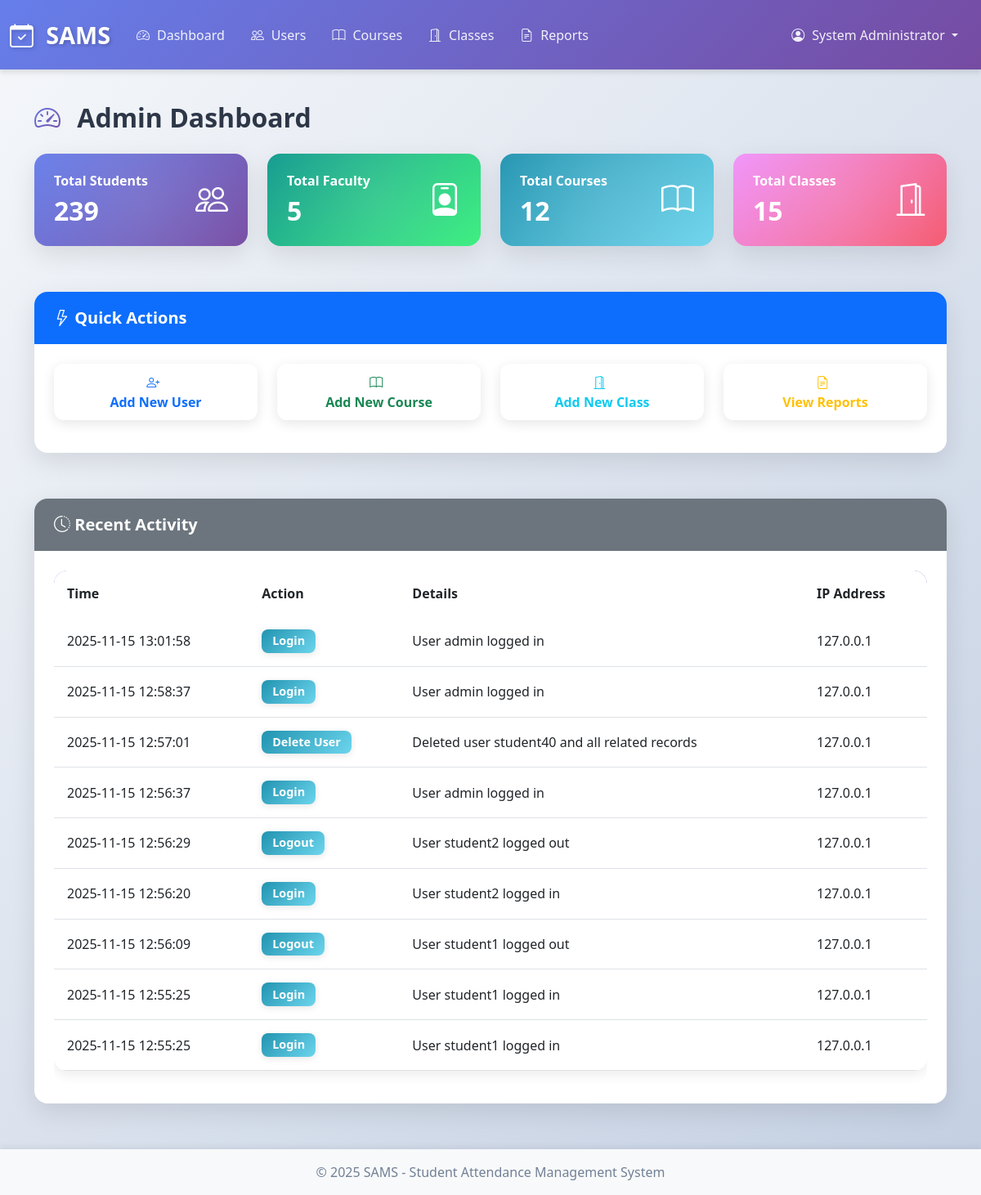
The page /admin/dashboard (signed in) on the database its author committed.
### app.py (models this page shows)
class User(db.Model):
    __tablename__ = 'users'
    id = db.Column(db.Integer, primary_key=True)
    username = db.Column(db.String(80), unique=True, nullable=False)
    email = db.Column(db.String(120), unique=True, nullable=False)
    password_hash = db.Column(db.String(200), nullable=False)
    role = db.Column(db.String(20), nullable=False)
    full_name = db.Column(db.String(100), nullable=False)
    created_at = db.Column(db.DateTime, default=datetime.utcnow)
    is_active = db.Column(db.Boolean, default=True)

class AuditLog(db.Model):
    __tablename__ = 'audit_logs'
    id = db.Column(db.Integer, primary_key=True)
    user_id = db.Column(db.Integer, db.ForeignKey('users.id'))
    action = db.Column(db.String(100), nullable=False)
    entity_type = db.Column(db.String(50))
    entity_id = db.Column(db.Integer)
    details = db.Column(db.Text)
    ip_address = db.Column(db.String(50))
    timestamp = db.Column(db.DateTime, default=datetime.utcnow)

### app.py (the view)
@app.route('/admin/dashboard')
@role_required('admin')
def admin_dashboard():
    total_students = Student.query.count()
    total_faculty = Faculty.query.count()
    total_courses = Course.query.count()
    total_classes = Class.query.count()
    recent_logs = AuditLog.query.order_by(AuditLog.timestamp.desc()).limit(10).all()
    return render_template('admin/dashboard.html',
                         total_students=total_students,
                         total_faculty=total_faculty,
                         total_courses=total_courses,
                         total_classes=total_classes,
                         recent_logs=recent_logs)

### app.py (called while the page is built)
@app.before_request
def check_session_timeout():
    if 'user_id' in session:
        session.permanent = True
        last_activity = session.get('last_activity')
        if last_activity:
            last_activity_time = datetime.fromisoformat(last_activity)
            if datetime.now() - last_activity_time > timedelta(minutes=30):
                session.clear()
                flash('Your session has expired. Please log in again.', 'warning')
                return redirect(url_for('login'))
        session['last_activity'] = datetime.now().isoformat()

def role_required(*roles):
    def decorator(f):
        @wraps(f)
        def decorated_function(*args, **kwargs):
            if 'user_id' not in session:
                flash('Please log in to access this page.', 'warning')
                return redirect(url_for('login'))
            user = User.query.get(session['user_id'])
            if user.role not in roles:
                flash('You do not have permission to access this page.', 'danger')
                return redirect(url_for('dashboard'))
            return f(*args, **kwargs)
        return decorated_function
    return decorator

### templates/admin/dashboard.html (shortened to what this page needs)
{% extends "base.html" %}
{% block content %}
<div class="row">
    <div class="col-md-12">
        <h2 class="mb-4"><i class="bi bi-speedometer2"></i> Admin Dashboard</h2>
    </div>
</div>
<div class="row mb-4">
    <div class="col-md-3">
        <div class="card text-white bg-primary">
            <div class="card-body">
                <div class="d-flex justify-content-between align-items-center">
                    <div>
                        <h6 class="card-title" style="color: white;">Total Students</h6>
                        <h2 class="mb-0" style="color: white;">{{ total_students }}</h2>
                    </div>
                    <div>
                        <i class="bi bi-people fs-1"></i>
                    </div>
                </div>
            </div>
        </div>
    </div>
    <div class="col-md-3">
        <div class="card text-white bg-success">
            <div class="card-body">
                <div class="d-flex justify-content-between align-items-center">
                    <div>
                        <h6 class="card-title" style="color: white;">Total Faculty</h6>
                        <h2 class="mb-0" style="color: white;">{{ total_faculty }}</h2>
                    </div>
                    <div>
                        <i class="bi bi-person-badge fs-1"></i>
                    </div>
                </div>
            </div>
        </div>
    </div>
    <div class="col-md-3">
        <div class="card text-white bg-info">
            <div class="card-body">
                <div class="d-flex justify-content-between align-items-center">
                    <div>
                        <h6 class="card-title" style="color: white;">Total Courses</h6>
                        <h2 class="mb-0" style="color: white;">{{ total_courses }}</h2>
                    </div>
                    <div>
                        <i class="bi bi-book fs-1"></i>
                    </div>
                </div>
            </div>
        </div>
    </div>
    <div class="col-md-3">
        <div class="card text-white bg-warning">
            <div class="card-body">
                <div class="d-flex justify-content-between align-items-center">
                    <div>
                        <h6 class="card-title" style="color: white;">Total Classes</h6>
                        <h2 class="mb-0" style="color: white;">{{ total_classes }}</h2>
                    </div>
                    <div>
                        <i class="bi bi-door-open fs-1"></i>
                    </div>
                </div>
            </div>
        </div>
    </div>
</div>
<div class="row mb-4">
    <div class="col-md-12">
        <div class="card">
            <div class="card-header" style="background-color: #0d6efd; color: white;">
                <h5 class="mb-0" style="color: white;"><i class="bi bi-lightning"></i> Quick Actions</h5>
            </div>
            <div class="card-body">
                <div class="row">
                    <div class="col-md-3 mb-3">
                        <a href="{{ url_for('admin_add_user') }}" class="btn btn-outline-primary w-100">
                            <i class="bi bi-person-plus"></i><br>Add New User
                        </a>
                    </div>
                    <div class="col-md-3 mb-3">
                        <a href="{{ url_for('admin_add_course') }}" class="btn btn-outline-success w-100">
                            <i class="bi bi-book"></i><br>Add New Course
                        </a>
                    </div>
                    <div class="col-md-3 mb-3">
                        <a href="{{ url_for('admin_add_class') }}" class="btn btn-outline-info w-100">
                            <i class="bi bi-door-open"></i><br>Add New Class
                        </a>
                    </div>
                    <div class="col-md-3 mb-3">
                        <a href="{{ url_for('admin_attendance_report') }}" class="btn btn-outline-warning w-100">
                            <i class="bi bi-file-earmark-text"></i><br>View Reports
                        </a>
                    </div>
                </div>
            </div>
        </div>
    </div>
</div>
<div class="row">
    <div class="col-md-12">
        <div class="card">
            <div class="card-header" style="background-color: #6c757d; color: white;">
                <h5 class="mb-0" style="color: white;"><i class="bi bi-clock-history"></i> Recent Activity</h5>
            </div>
            <div class="card-body">
                <div class="table-responsive">
                    <table class="table table-hover">
                        <thead>
                            <tr>
                                <th>Time</th>
                                <th>Action</th>
                                <th>Details</th>
                                <th>IP Address</th>
                            </tr>
                        </thead>
                        <tbody>
                            {% for log in recent_logs %}
                            <tr>
                                <td>{{ log.timestamp.strftime('%Y-%m-%d %H:%M:%S') }}</td>
                                <td><span class="badge bg-info">{{ log.action }}</span></td>
                                <td>{{ log.details or 'N/A' }}</td>
                                <td>{{ log.ip_address }}</td>
                            </tr>
                            {% else %}
                            <tr>
                                <td colspan="4" class="text-center text-muted">No recent activity</td>
                            </tr>
                            {% endfor %}
                        </tbody>
                    </table>
                </div>
            </div>
        </div>
    </div>
</div>
{% endblock %}

### templates/base.html (shortened to what this page needs)
<!DOCTYPE html>
<html lang="en">
<head>
    <link href="https://cdn.jsdelivr.net/npm/bootstrap@5.3.0/dist/css/bootstrap.min.css" rel="stylesheet">
    <link rel="stylesheet" href="https://cdn.jsdelivr.net/npm/bootstrap-icons@1.10.0/font/bootstrap-icons.css">
    <link rel="stylesheet" href="{{ url_for('static', filename='css/style.css') }}">
</head>
<body>
    {% if session.user_id %}
    <nav class="navbar navbar-expand-lg navbar-dark bg-primary">
        <div class="container-fluid">
            <a class="navbar-brand" href="{{ url_for('dashboard') }}">
                <i class="bi bi-calendar-check"></i> SAMS
            </a>
            <div class="collapse navbar-collapse" id="navbarNav">
                <ul class="navbar-nav me-auto">
                    {% if session.role == 'admin' %}
                    <li class="nav-item">
                        <a class="nav-link" href="{{ url_for('admin_dashboard') }}">
                            <i class="bi bi-speedometer2"></i> Dashboard
                        </a>
                    </li>
                    <li class="nav-item">
                        <a class="nav-link" href="{{ url_for('admin_users') }}">
                            <i class="bi bi-people"></i> Users
                        </a>
                    </li>
                    <li class="nav-item">
                        <a class="nav-link" href="{{ url_for('admin_courses') }}">
                            <i class="bi bi-book"></i> Courses
                        </a>
                    </li>
                    <li class="nav-item">
                        <a class="nav-link" href="{{ url_for('admin_classes') }}">
                            <i class="bi bi-door-open"></i> Classes
                        </a>
                    </li>
                    <li class="nav-item">
                        <a class="nav-link" href="{{ url_for('admin_reports') }}">
                            <i class="bi bi-file-earmark-text"></i> Reports
                        </a>
                    </li>
                    {% endif %}
                </ul>
                <ul class="navbar-nav">
                    <li class="nav-item dropdown">
                        <a class="nav-link dropdown-toggle" href="#" id="navbarDropdown" role="button" data-bs-toggle="dropdown">
                            <i class="bi bi-person-circle"></i> {{ session.full_name }}
                        </a>
                    </li>
                </ul>
            </div>
        </div>
    </nav>
    {% endif %}
    <main class="container my-4">
        {% block content %}{% endblock %}
    </main>
    <footer class="footer mt-auto py-3 bg-light">
        <div class="container text-center">
            <span class="text-muted">© 2025 SAMS - Student Attendance Management System</span>
        </div>
    </footer>
</body>
</html>

### static/css/style.css (style rules this page uses)
:root { --primary-gradient: linear-gradient(135deg, #667eea 0%, #764ba2 100%); --success-gradient: linear-gradient(135deg, #11998e 0%, #38ef7d 100%); --info-gradient: linear-gradient(135deg, #2193b0 0%, #6dd5ed 100%); --warning-gradient: linear-gradient(135deg, #f093fb 0%, #f5576c 100%); --danger-gradient: linear-gradient(135deg, #fa709a 0%, #fee140 100%); --dark-gradient: linear-gradient(135deg, #434343 0%, #000000 100%); }
* { margin: 0; padding: 0; box-sizing: border-box; }
body { background: linear-gradient(135deg, #f5f7fa 0%, #c3cfe2 100%); min-height: 100vh; display: flex; flex-direction: column; font-family: 'Segoe UI', Tahoma, Geneva, Verdana, sans-serif; color: #2d3748; }
main { flex: 1; }
.navbar { background: var(--primary-gradient) !important; box-shadow: 0 4px 6px rgba(0,0,0,0.1); padding: 1rem 0; }
.navbar-brand { font-weight: 700; font-size: 1.8rem; color: white !important; text-shadow: 2px 2px 4px rgba(0,0,0,0.2); transition: transform 0.3s ease; }
.navbar-brand i { margin-right: 0.5rem; animation: pulse 2s infinite; }
.nav-link { color: rgba(255,255,255,0.9) !important; font-weight: 500; transition: all 0.3s ease; padding: 0.5rem 1rem !important; border-radius: 0.5rem; }
.nav-link i { margin-right: 0.3rem; }
.card { border: none; border-radius: 1rem; box-shadow: 0 10px 30px rgba(0,0,0,0.1); margin-bottom: 2rem; transition: all 0.3s ease; overflow: hidden; }
.card-header { font-weight: 600; font-size: 1.1rem; border-bottom: none; padding: 1.25rem 1.5rem; }
.card-body { padding: 1.5rem; }
.card.text-white { color: white !important; background: var(--primary-gradient); border: none; }
.card.bg-primary { background: var(--primary-gradient) !important; }
.card.bg-success { background: var(--success-gradient) !important; }
.card.bg-info { background: var(--info-gradient) !important; }
.card.bg-warning { background: var(--warning-gradient) !important; }
.btn { border-radius: 0.75rem; padding: 0.65rem 1.5rem; font-weight: 600; transition: all 0.3s ease; border: none; box-shadow: 0 4px 15px rgba(0,0,0,0.1); }
.btn i { margin-right: 0.4rem; }
.table { background-color: white; border-radius: 1rem; overflow: hidden; box-shadow: 0 5px 15px rgba(0,0,0,0.08); }
.table thead { background: var(--primary-gradient); color: white; }
.table thead th { border: none; padding: 1rem; font-weight: 600; }
.table tbody tr { transition: all 0.3s ease; }
.table tbody td { vertical-align: middle; padding: 1rem; }
.table-responsive { border-radius: 1rem; overflow-x: auto; }
.badge { font-size: 0.9rem; padding: 0.5em 0.9em; border-radius: 0.5rem; font-weight: 600; box-shadow: 0 2px 8px rgba(0,0,0,0.1); }
.badge.bg-info { background: linear-gradient(135deg, #2193b0 0%, #6dd5ed 100%) !important; }
.footer { background: white; padding: 2rem 0; margin-top: 3rem; box-shadow: 0 -4px 6px rgba(0,0,0,0.05); }
.footer .text-muted { color: #718096 !important; font-weight: 500; }
h1, h2, h3, h4, h5, h6 { color: #2d3748; font-weight: 700; margin-bottom: 1.5rem; }
h2 { font-size: 2rem; }
h2 i { margin-right: 0.75rem; background: var(--primary-gradient); -webkit-background-clip: text; -webkit-text-fill-color: transparent; background-clip: text; }
.card.text-white .card-body { position: relative; overflow: hidden; }
.card.text-white .card-body::before { content: ''; position: absolute; top: -50%; left: -50%; width: 200%; height: 200%; background: radial-gradient(circle, rgba(255,255,255,0.1) 0%, transparent 70%); animation: shimmer 3s infinite; }

### rows shown on the page
User: full_name "System Administrator"
AuditLog: timestamp "2025-11-15 13:01:58", action "Login", details "User admin logged in", ip_address "127.0.0.1"
AuditLog: timestamp "2025-11-15 12:58:37", action "Login", details "User admin logged in", ip_address "127.0.0.1"
AuditLog: timestamp "2025-11-15 12:57:01", action "Delete User", details "Deleted user student40 and all related records", ip_address "127.0.0.1"
AuditLog: timestamp "2025-11-15 12:56:37", action "Login", details "User admin logged in", ip_address "127.0.0.1"
AuditLog: timestamp "2025-11-15 12:56:29", action "Logout", details "User student2 logged out", ip_address "127.0.0.1"
AuditLog: timestamp "2025-11-15 12:56:20", action "Login", details "User student2 logged in", ip_address "127.0.0.1"
AuditLog: timestamp "2025-11-15 12:56:09", action "Logout", details "User student1 logged out", ip_address "127.0.0.1"
AuditLog: timestamp "2025-11-15 12:55:25", action "Login", details "User student1 logged in", ip_address "127.0.0.1"
AuditLog: timestamp "2025-11-15 12:55:25", action "Login", details "User student1 logged in", ip_address "127.0.0.1"

### other values the page prints
{{ total_students }} "239"
{{ total_faculty }} "5"
{{ total_courses }} "12"
{{ total_classes }} "15"
